Frame 1 (no input): blank canvas, image omitted
Frame 60 (the mouse pressed at the canvas centre just before this capture): blank canvas, image omitted
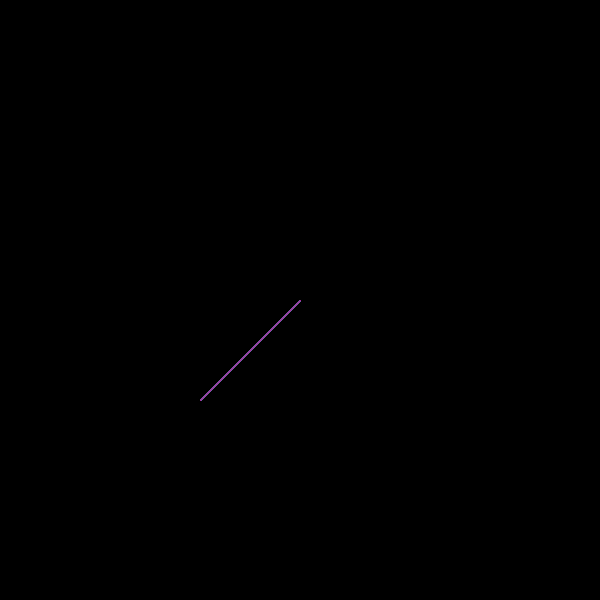
Frame 120 (the mouse held since frame 60 and released just before this capture)

The Processing sketch whose frames 1 and 60 were blank and that drew this single picture after the mouse press (run headless with seeded random() and noise(); from frame 60 on, the mouse is pressed at the canvas centre):

// Processing sketch: processing_157475
// ── processing_157475.pde

void setup(){

  size(600, 600);
    background(0,0,0);
}

void draw(){
 if(mousePressed){ 
  stroke(random(255), random(255), random(255));
  line(mouseX, mouseY, 200, 400);
 } 
}
